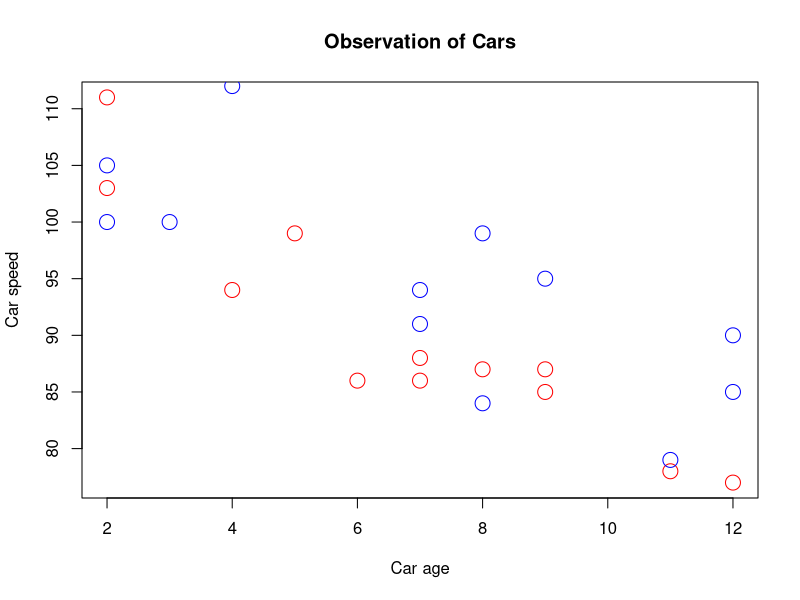
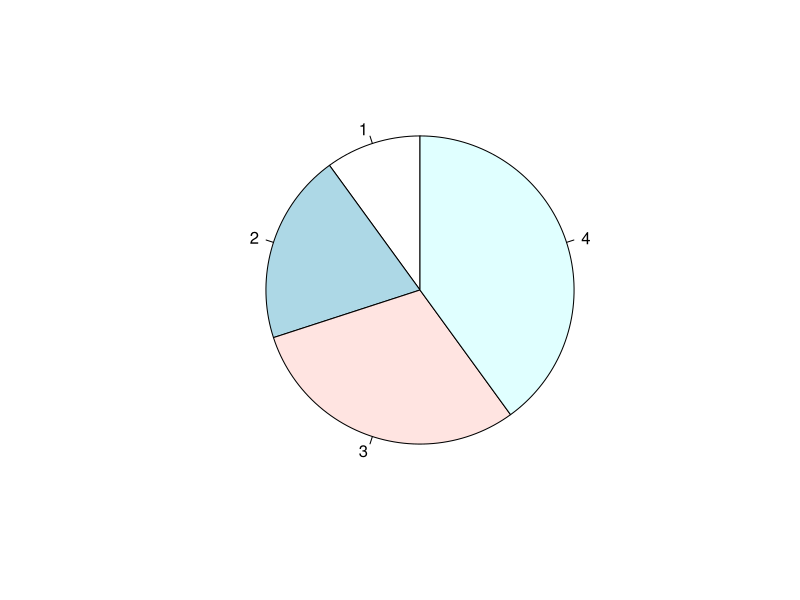

Recreate these plots in R, in order.
# day one, the age and speed of 12 cars:
x1 <- c(5,7,8,7,2,2,9,4,11,12,9,6)
y1 <- c(99,86,87,88,111,103,87,94,78,77,85,86)

# day two, the age and speed of 15 cars:
x2 <- c(2,2,8,1,15,8,12,9,7,3,11,4,7,14,12)
y2 <- c(100,105,84,105,90,99,90,95,94,100,79,112,91,80,85)

plot(x1, y1, main="Observation of Cars", xlab="Car age", ylab="Car speed", col="red", cex=2)
points(x2, y2, col="blue", cex=2)

# Create a vector of pies
x <- c(10,20,30,40)

# Display the pie chart and start the first pie at 90 degrees
pie(x, init.angle = 90)